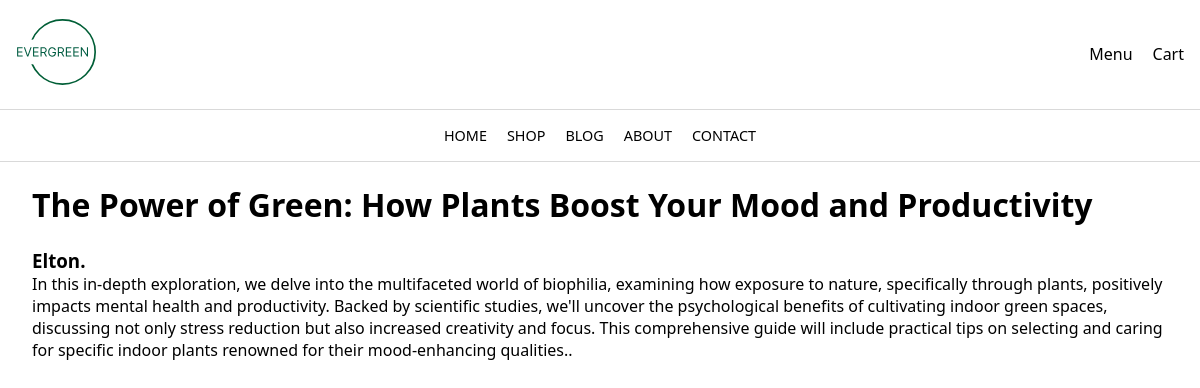
The page /Blog/blog_details.php?blog_id=042003f9-8a88-11ee-9dfa-50ebf6b6af3a on the database its author committed.
### tables this page shows
CREATE TABLE `blogs` (
  `blog_id` char(36) NOT NULL,
  `blogCreator_id` char(36) NOT NULL,
  `blogCreator_name` varchar(255) NOT NULL,
  `blog_title` varchar(255) DEFAULT NULL,
  `blog_content` text DEFAULT NULL,
  `blog_rating` int(11) DEFAULT NULL
);

### Blog/blog_details.php (the view, shortened to what this page needs)
<?php
$blog_id = isset($_GET['blog_id']) ? $_GET['blog_id'] : '';
$host = 'localhost';
$dbname = 'evergreen';
$user = 'root';
$password = '';
$conn = new mysqli($host, $user, $password, $dbname);
$blog_id = $conn->real_escape_string($blog_id);
$sqlBlogDetails = "SELECT * FROM blogs WHERE blog_id = '$blog_id'";
$result = $conn->query($sqlBlogDetails);
if ($result && $result->num_rows > 0) {
    $blog = $result->fetch_assoc();
} else {
    die("Blog not found");
}
?>
<!DOCTYPE html>
<html>
<head>
    <link rel="stylesheet" href="../global.css">
</head>
<body>
    <?php require '../Components/navbar.php'; ?>
    <div class='id_container'>
        <div class='content'>
            <h1><?php echo $blog['blog_title']; ?></h1>
            <h3><?php echo $blog['blogCreator_name']; ?>.</h3>
            <p><?php echo $blog['blog_content']; ?>.</p>
        </div>
    </div>
</body>
</html>

### global.css (style rules this page uses)
* { box-sizing: border-box; }
body { margin: 0px; font-family: system-ui, -apple-system, BlinkMacSystemFont, 'Segoe UI', Roboto, Oxygen, Ubuntu, Cantarell, 'Open Sans', 'Helvetica Neue', sans-serif; }
p { margin: 0px; }
h3 { margin: 0px; }
.id_container { margin: 0rem 2rem; position: relative; }
.content { position: absolute; z-index: 2; }

### rows shown on the page
blogs: blog_title "The Power of Green: How Plants Boost Your Mood and Productivity", blogCreator_name "Elton", blog_content "In this in-depth exploration, we delve into the multifaceted world of biophilia, examining how exposure to nature, specifically through plants, positively impacts mental health and productivity. Backed by scientific studies, we'll uncover the psychological benefits of cultivating indoor green spaces, discussing not only stress reduction but also increased creativity and focus. This comprehensive guide will include practical tips on selecting and caring for specific indoor plants renowned for their mood-enhancing qualities."
